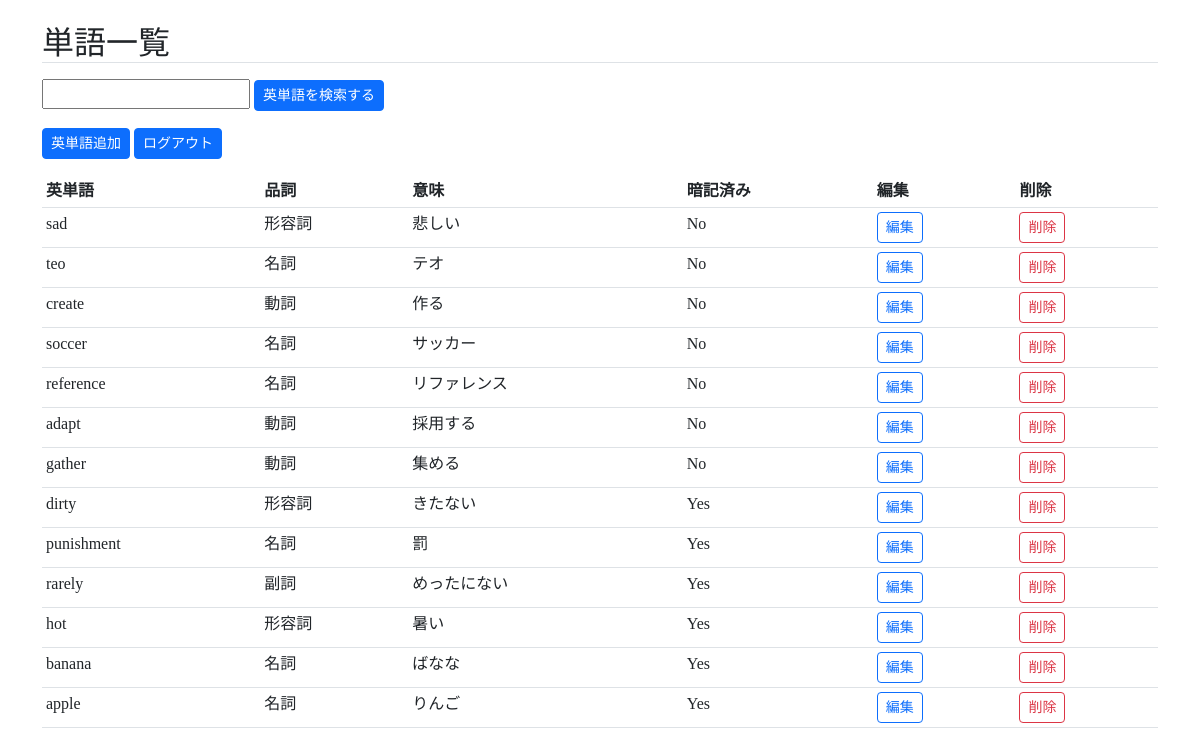
Before: /top/ (signed in) with the older database file.
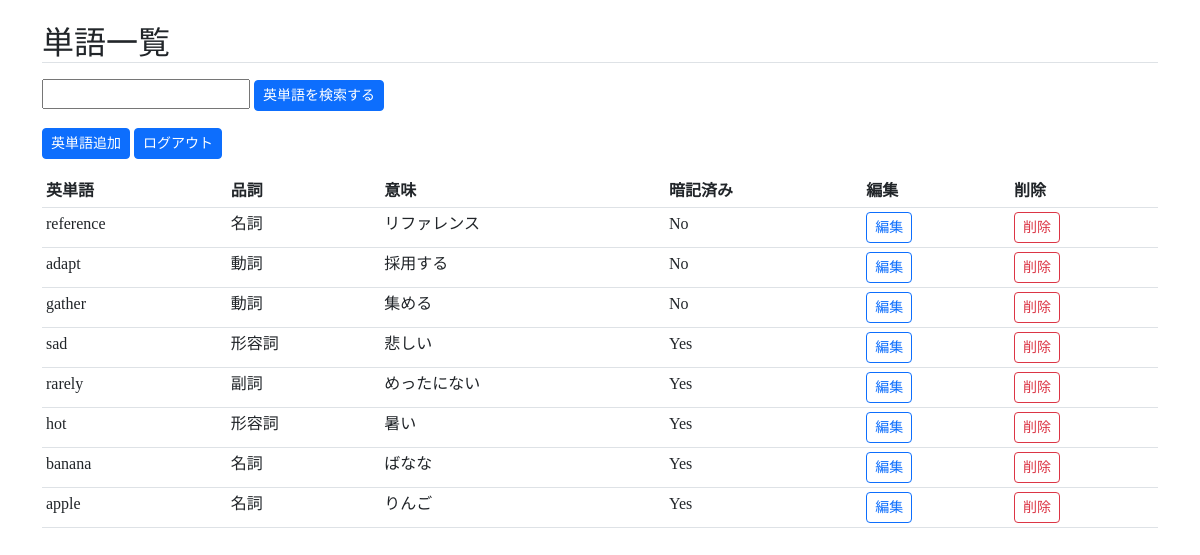
After: the same page with the newer database file.
### wordsapp/models.py (models this page shows, shortened)
class Post(models.Model):
    user = models.ForeignKey(
        CustomUser,
        verbose_name= 'ユーザー',
        on_delete=models.CASCADE
    )
    category = models.ForeignKey(
        Category,
        verbose_name= 'カテゴリ',
        on_delete= models.PROTECT
    )
    question = models.CharField(
        verbose_name= '英単語',
        max_length= 20
    )
    answer = models.CharField(
        verbose_name= '意味',
        max_length= 40
    )
    posted_at = models.DateTimeField(
        verbose_name= '登録日時',
        auto_now_add=True
    )
    memory = models.BooleanField(
        verbose_name= '暗記済み',
        default= False
    )

class Category(models.Model):
    title = models.CharField(
        verbose_name='品詞',
        max_length=20)
    def __str__(self):
        return self.title

### wordsapp/views.py (the view)
# urls.py: path('top/',views.TopView.as_view(), name = 'top'),
@method_decorator(login_required, name='dispatch')
class TopView(ListView):
    template_name = 'top.html'
    model = Post
    def get_queryset(self):
        q_word = self.request.GET.get('query')
        if q_word:
            object_list = Post.objects.filter(Q(user = self.request.user) , Q(question__icontains=q_word))
        else:
            object_list = Post.objects.filter(user = self.request.user).order_by('memory','-posted_at')
        return object_list

### wordsapp/templates/top.html (shortened to what this page needs)
{% extends 'base.html' %}
{% block content %}
<h2 class="mt-4 border-bottom">単語一覧</h2>
<p>
<form action="" method="get">
    <input name="query" value="{{ request.GET.query }}" type="text">
    <button type="submit" class="btn btn-primary btn-sm">英単語を検索する</button>
</form>
</p>
<p>
<button type="button" class="btn btn-primary btn-sm" onclick="location.href='{%url 'wordsapp:post'%}'">英単語追加</button>
<button type="button" class="btn btn-primary btn-sm" onclick="location.href='{%url 'accounts:logout'%}'">ログアウト</button>
</p>
  <table class="table table-sm">
    <thead>
    <tr>
        <th scope="col">英単語</th>
        <th scope="col">品詞</th>
        <th scope="col">意味</th>
        <th scope="col">暗記済み</th>
        <th scope="col">編集</th>
        <th scope="col">削除</th>
    </tr>
    </thead>
    {% for data in object_list %}
        <tr>
            <td>{{ data.question }}</td>
            <td>{{ data.category }}</td>
            <td>{{ data.answer }}</td>
            {% if data.memory %}
            <td>{{ 'Yes' }}</td>
            {% elif data.memory == False %}
            <td>{{ 'No' }}</td>
            {% endif %}
            <td><a href="{% url 'wordsapp:update' data.pk %}" class="btn btn-outline-primary btn-sm">編集</a></td>
            <td><a href="{% url 'wordsapp:delete' data.pk %}" class="btn btn-outline-danger btn-sm">削除</a></td>
        </tr>
    {% endfor %}
</table>
{% endblock content %}

### wordsapp/templates/base.html (shortened to what this page needs)
{% load i18n static %}
<!DOCTYPE html>{% get_current_language as LANGUAGE_CODE %}
<html lang= "ja">
<head>
<link href="{% static 'css/bootstrap.min.css' %}" rel="stylesheet">
<link href="{% static 'css/mysheet.css' %}" rel="stylesheet">
</head>
<body>
  <div class="container">
    {% block content %}{% endblock %}
  </div>
</body>
</html>

### static/css/mysheet.css (style rules this page uses)
body { font-family: var(--font-family-sans-serif); }
p { width: auto; font-size: 16px; line-height: 30px; }

Changed rows visible on the page:
removed Post: question "teo", category "名詞", answer "テオ", value "No"
removed Post: question "create", category "動詞", answer "作る", value "No"
removed Post: question "soccer", category "名詞", answer "サッカー", value "No"
removed Post: question "dirty", category "形容詞", answer "きたない", value "Yes"
removed Post: question "punishment", category "名詞", answer "罰", value "Yes"
changed Post "sad": memory False → True (drawn); value "No" → "Yes"; moves down the list
